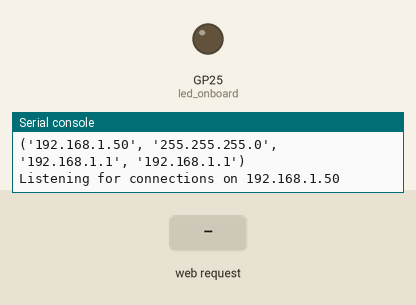
Recording of a program running on a simulated Raspberry Pi Pico running MicroPython. Shown: output pins drawn as LEDs (lit = HIGH), the last lines printed to the serial console. Inputs (shaded band) come from the test bench. WiFi joins after 1.5 s.

Above: at 3.2 s.
3.3 s: HTTP request GET /led/on received
At 4.2 s:
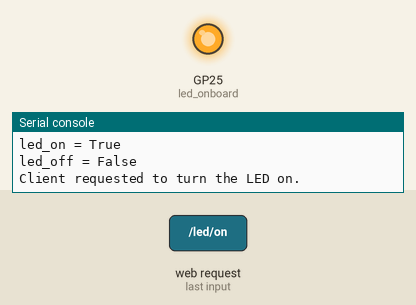
4.8 s: HTTP request GET /led/off received
At 5.3 s:
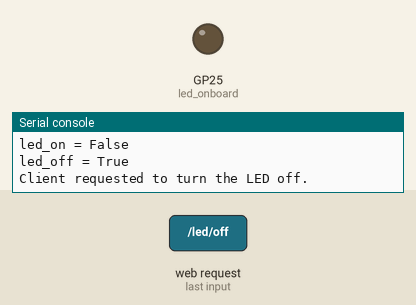
Timing chart, 0 to 7.8 s (numbered marks = the images above; inputs shaded):
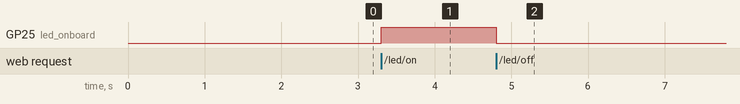

Measured:
- after the input at 3.3 s, GP25 (led_onboard): LOW → HIGH at once
- after the input at 4.8 s, GP25 (led_onboard): HIGH → LOW at once

The program:

LED_Server.py
```python
from connect import wlan
import socket
import machine

led_onboard = machine.Pin("LED", machine.Pin.OUT)
led_onboard.value(0)
led_state = "LED is off"

html = """
<!DOCTYPE html>
<html>
    <head> <title>Raspberry Pi Pico W</title> </head>
    <body> <h1>Raspberry Pi Pico W</h1>
        <p>%s</p>
    </body>
</html>
"""

address = socket.getaddrinfo("0.0.0.0", 80)[0][-1]
s = socket.socket()
s.setsockopt(socket.SOL_SOCKET, socket.SO_REUSEADDR, 1)
s.bind(address)
s.listen(1)
print("Listening for connections on", wlan.ifconfig()[0])

while True:
    try:
        client, address = s.accept()
        print("Connection accepted from", address)
        request = client.recv(1024).decode("UTF-8")
        print(request)

        led_on = request.startswith("GET /led/on")
        led_off = request.startswith("GET /led/off")
        print("led_on = " + str(led_on))
        print("led_off = " + str(led_off))

        if led_on:
            print("Client requested to turn the LED on.")
            led_onboard.value(1)
            led_state = "LED is on"

        if led_off:
            print("Client requested to turn the LED off.")
            led_onboard.value(0)
            led_state = "LED is off"

        response = html % led_state

        client.send("HTTP/1.0 200 OK\r\n")
        client.send("Content-type: text/html\r\n\r\n")
        client.send(response)
        client.close()

    except OSError as e:
        client.close()
        print("Error, connection closed.")
```

connect.py
```python
import time
import network
import rp2
rp2.country("GB")

ssid = "NetworkName"
psk = "Password"

wlan = network.WLAN(network.STA_IF)
wlan.active(True)
wlan.connect(ssid, psk)

max_wait = 30
while max_wait > 0:
    if wlan.status() < 0 or wlan.status() >= 3:
        break
    max_wait -= 1
    print("Waiting for Wi-Fi connection...")
    time.sleep(1)

if wlan.status() != 3:
    raise RuntimeError("Network connection failed")
else:
    print("Connected to Wi-Fi network.")
    print(wlan.ifconfig())
```
